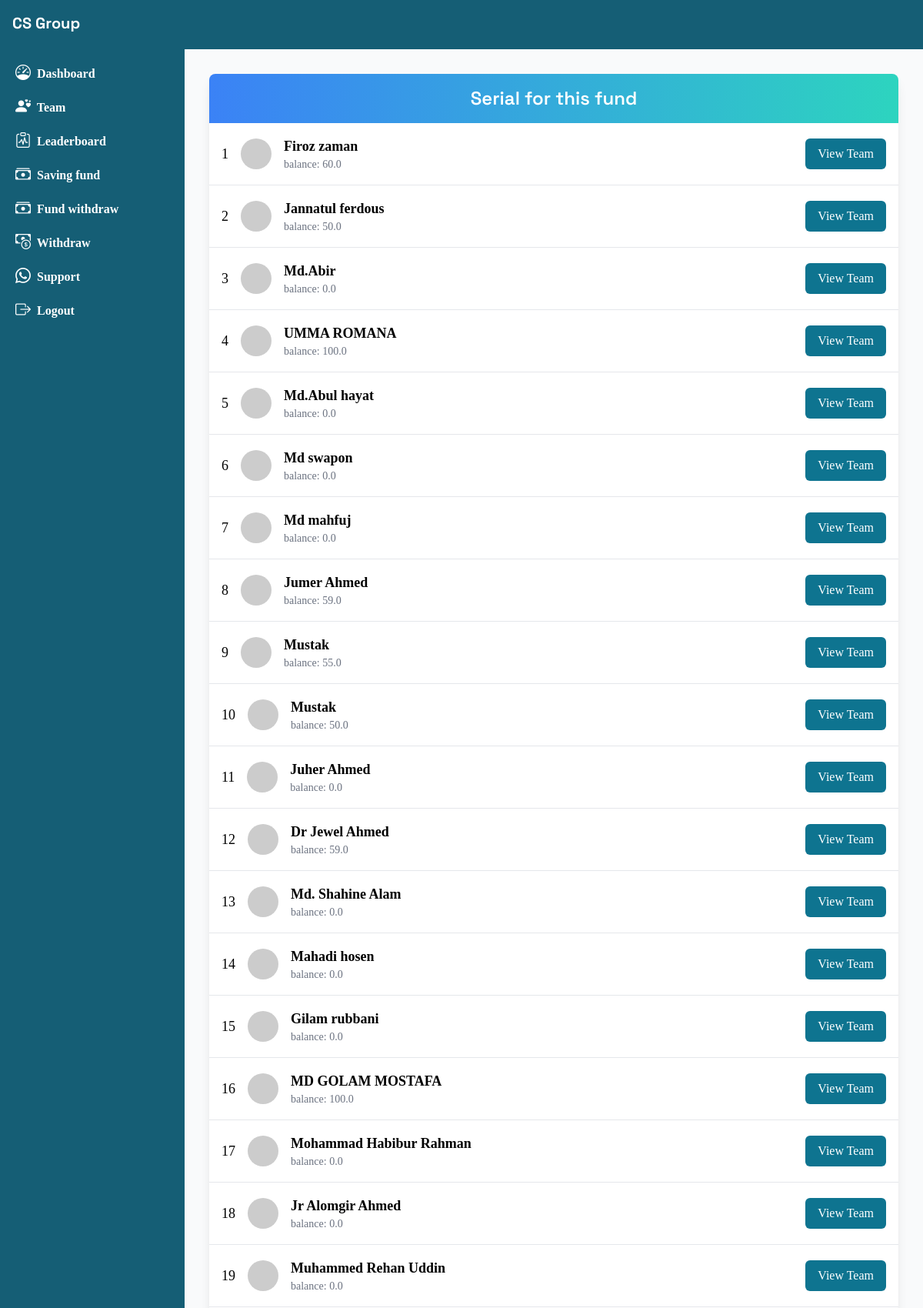
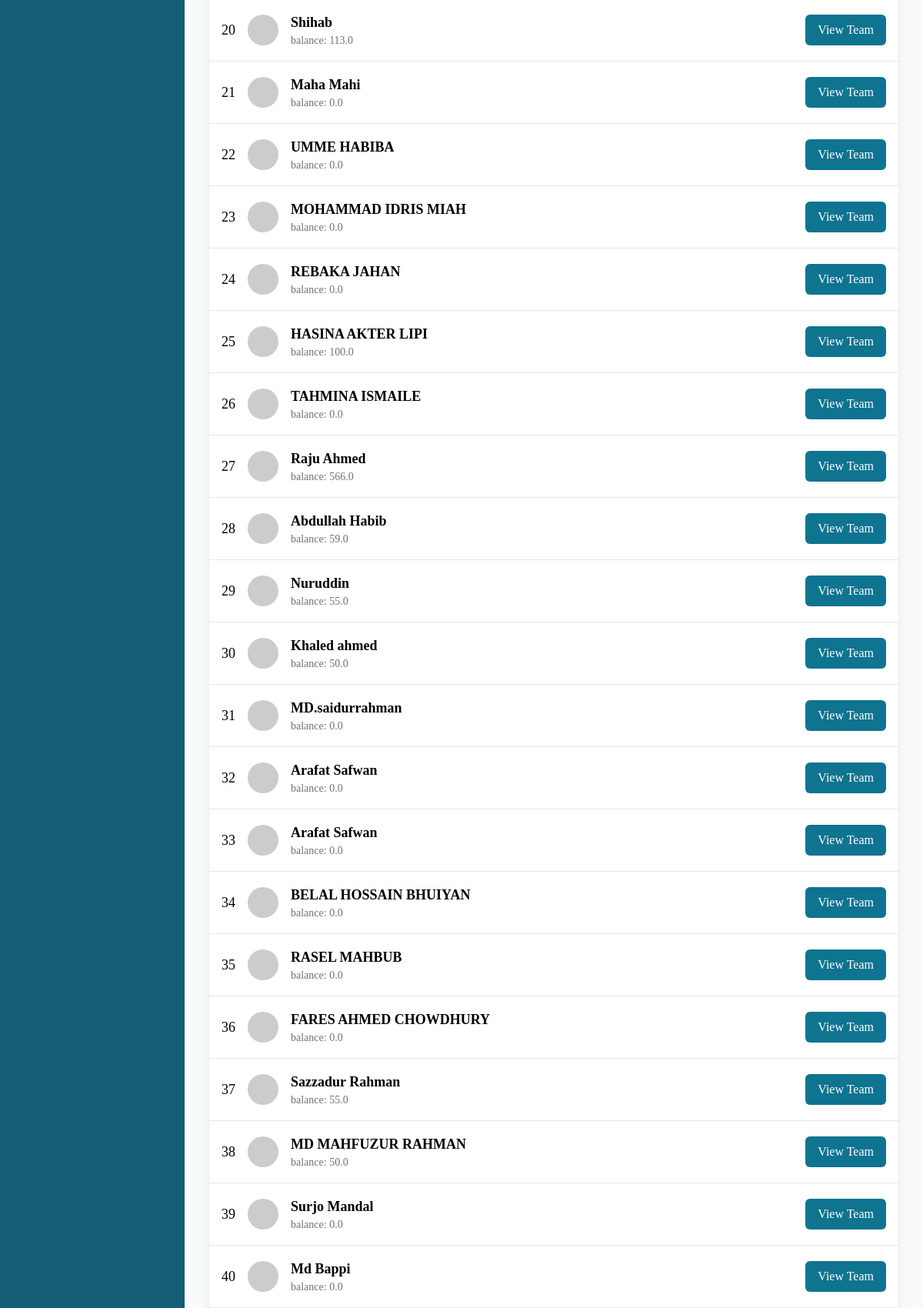
The page /check-serial/1 (upper part) on the database its author committed (2 pictures, top to bottom).
### base/models.py (models this page shows, shortened)
class Funded(models.Model):
    profle = models.ForeignKey(Profile, on_delete=models.CASCADE, related_name='funding')
    package = models.ForeignKey(FundPackage, on_delete=models.CASCADE, related_name='pack')
    balance = models.IntegerField(default=00)
    is_rewarded = models.BooleanField(default=False)
    def __str__(self):
        return f'funding by {str(self.profle.name)} on {str(self.package.name)}'

class Profile(models.Model):
    user = models.ForeignKey(User, on_delete=models.CASCADE)
    name = models.CharField(max_length=200)
    title = models.CharField(max_length=200, null=True, blank=True)
    number = models.CharField(max_length=50)
    balance = models.FloatField(default=00)
    shopping_balance = models.IntegerField(default=0)
    refer_link = models.CharField(max_length=100)
    is_verified = models.BooleanField(default=False)
    reset_code = models.CharField(max_length=100, null=True, blank=True)
    referred_by = models.ForeignKey(User, related_name='teams', null=True, blank=True, on_delete=models.CASCADE)

### base/views.py (the view)
# urls.py: path('check-serial/<int:id>', check_serial)
def check_serial(request, id):
    pack =FundPackage.objects.get(id=id)
    fund_users =Funded.objects.filter(
        is_rewarded=False,
        package = pack)
    print("funded users data here we go", fund_users)
    context = {'fund_users' : fund_users}
    return render(request, 'serial.html', context)

### templates/serial.html
{% extends 'dash.html' %}
{% block body %}
  <div class="container mx-auto p-6">
        <div class="bg-white shadow-lg rounded-lg overflow-hidden">
            <div class="bg-gradient-to-r from-blue-500 to-teal-400 text-white text-center py-4 text-2xl font-semibold">
                Serial for this fund
            </div>
            <ul class="divide-y divide-gray-200">
                {% for i in fund_users %}
                <li class="flex items-center justify-between p-4">
                    <div class="flex items-center space-x-4">
                        <span class="text-lg font-medium">{{ forloop.counter }}</span>
                        <img class="w-10 h-10 rounded-full" src="https://api.dicebear.com/8.x/big-smile/svg?seed={{i.profle.name}}" alt="User Avatar">
                        <div>
                            <p class="text-lg font-semibold">{{i.profle.name}}</p>
                            <p class="text-sm text-gray-500">balance: {{i.profle.balance}}</p>
                        </div>
                    </div>
                    <div>
                        <a href="/teams/{{i.profle.user.username}}">
                        <button class="bg-cyan-700 text-white px-4 py-2 rounded-md hover:bg-blue-600">View Team</button>
                        </a>
                    </div>
                </li>
                {% endfor %}
            </ul>
        </div>
    </div>
    {% endblock %}

### templates/dash.html (style rules this page uses)
body { font-family: "Space Grotesk", sans-serif; }
ul { font-family: "Comfortaa" }

### rows shown on the page
Funded: profle.name "Firoz zaman", profle.balance "60.0"
Funded: profle.name "Jannatul ferdous", profle.balance "50.0"
Funded: profle.name "Md.Abir", profle.balance "0.0"
Funded: profle.name "UMMA ROMANA", profle.balance "100.0"
Funded: profle.name "Md.Abul hayat", profle.balance "0.0"
Funded: profle.name "Md swapon", profle.balance "0.0"
Funded: profle.name "Md mahfuj", profle.balance "0.0"
Funded: profle.name "Jumer Ahmed", profle.balance "59.0"
Funded: profle.name "Mustak", profle.balance "55.0"
Funded: profle.name "Mustak", profle.balance "50.0"
Funded: profle.name "Juher Ahmed", profle.balance "0.0"
Funded: profle.name "Dr Jewel Ahmed", profle.balance "59.0"
Funded: profle.name "Md. Shahine Alam", profle.balance "0.0"
Funded: profle.name "Mahadi hosen", profle.balance "0.0"
Funded: profle.name "Gilam rubbani", profle.balance "0.0"
Funded: profle.name "MD GOLAM MOSTAFA", profle.balance "100.0"
Funded: profle.name "Mohammad Habibur Rahman", profle.balance "0.0"
Funded: profle.name "Jr Alomgir Ahmed", profle.balance "0.0"
Funded: profle.name "Muhammed Rehan Uddin", profle.balance "0.0"
Funded: profle.name "Shihab", profle.balance "113.0"
Funded: profle.name "Maha Mahi", profle.balance "0.0"
Funded: profle.name "UMME HABIBA", profle.balance "0.0"
Funded: profle.name "MOHAMMAD IDRIS MIAH", profle.balance "0.0"
Funded: profle.name "REBAKA JAHAN", profle.balance "0.0"
Funded: profle.name "HASINA AKTER LIPI", profle.balance "100.0"
Funded: profle.name "TAHMINA ISMAILE", profle.balance "0.0"
Funded: profle.name "Raju Ahmed", profle.balance "566.0"
Funded: profle.name "Abdullah Habib", profle.balance "59.0"
Funded: profle.name "Nuruddin", profle.balance "55.0"
Funded: profle.name "Khaled ahmed", profle.balance "50.0"
Funded: profle.name "MD.saidurrahman", profle.balance "0.0"
Funded: profle.name "Arafat Safwan", profle.balance "0.0"
Funded: profle.name "Arafat Safwan", profle.balance "0.0"
Funded: profle.name "BELAL HOSSAIN BHUIYAN", profle.balance "0.0"
Funded: profle.name "RASEL MAHBUB", profle.balance "0.0"
Funded: profle.name "FARES AHMED CHOWDHURY", profle.balance "0.0"
Funded: profle.name "Sazzadur Rahman", profle.balance "55.0"
Funded: profle.name "MD MAHFUZUR RAHMAN", profle.balance "50.0"
Funded: profle.name "Surjo Mandal", profle.balance "0.0"
Funded: profle.name "Md Bappi", profle.balance "0.0"
